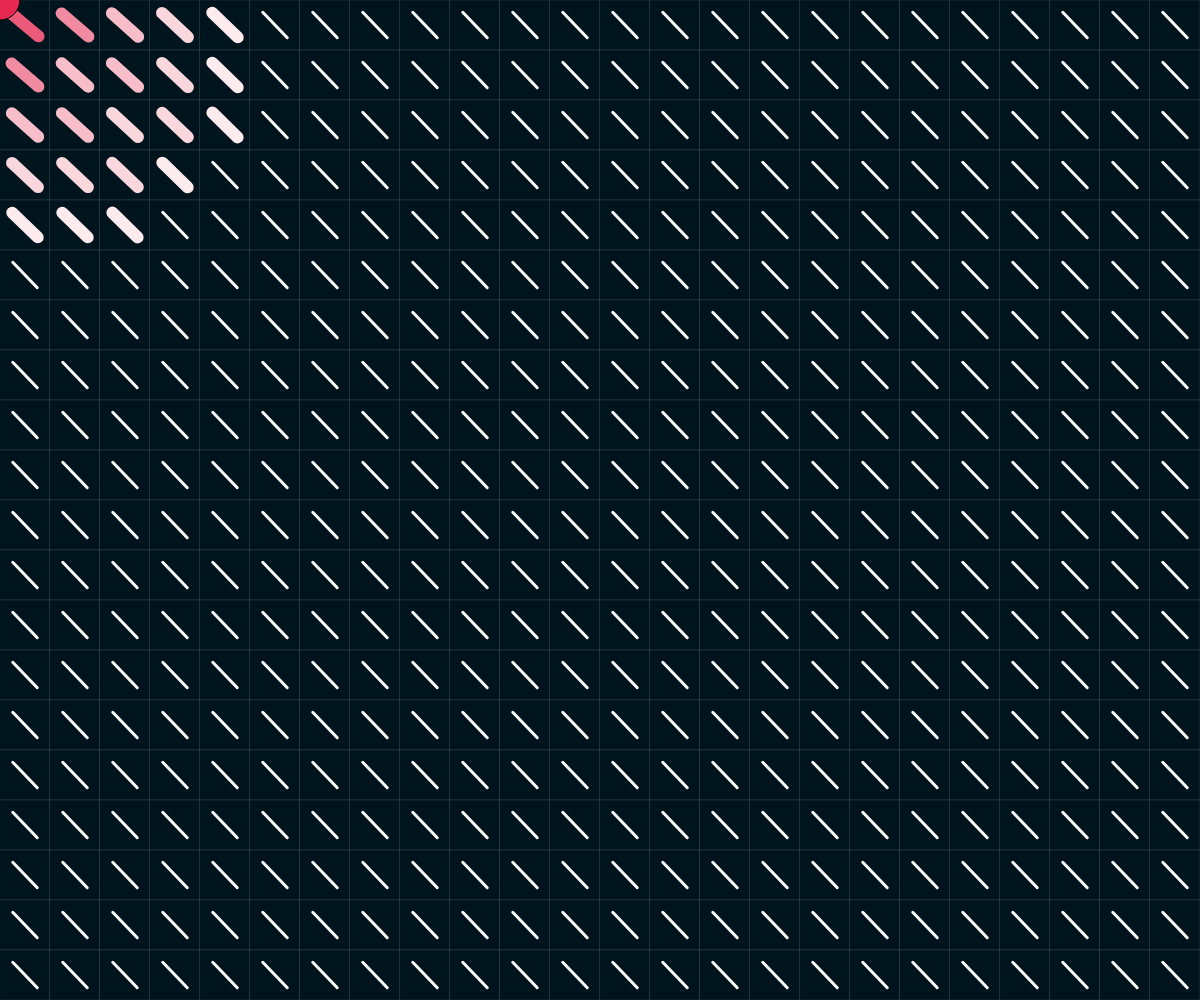
Frame 1 (no input)
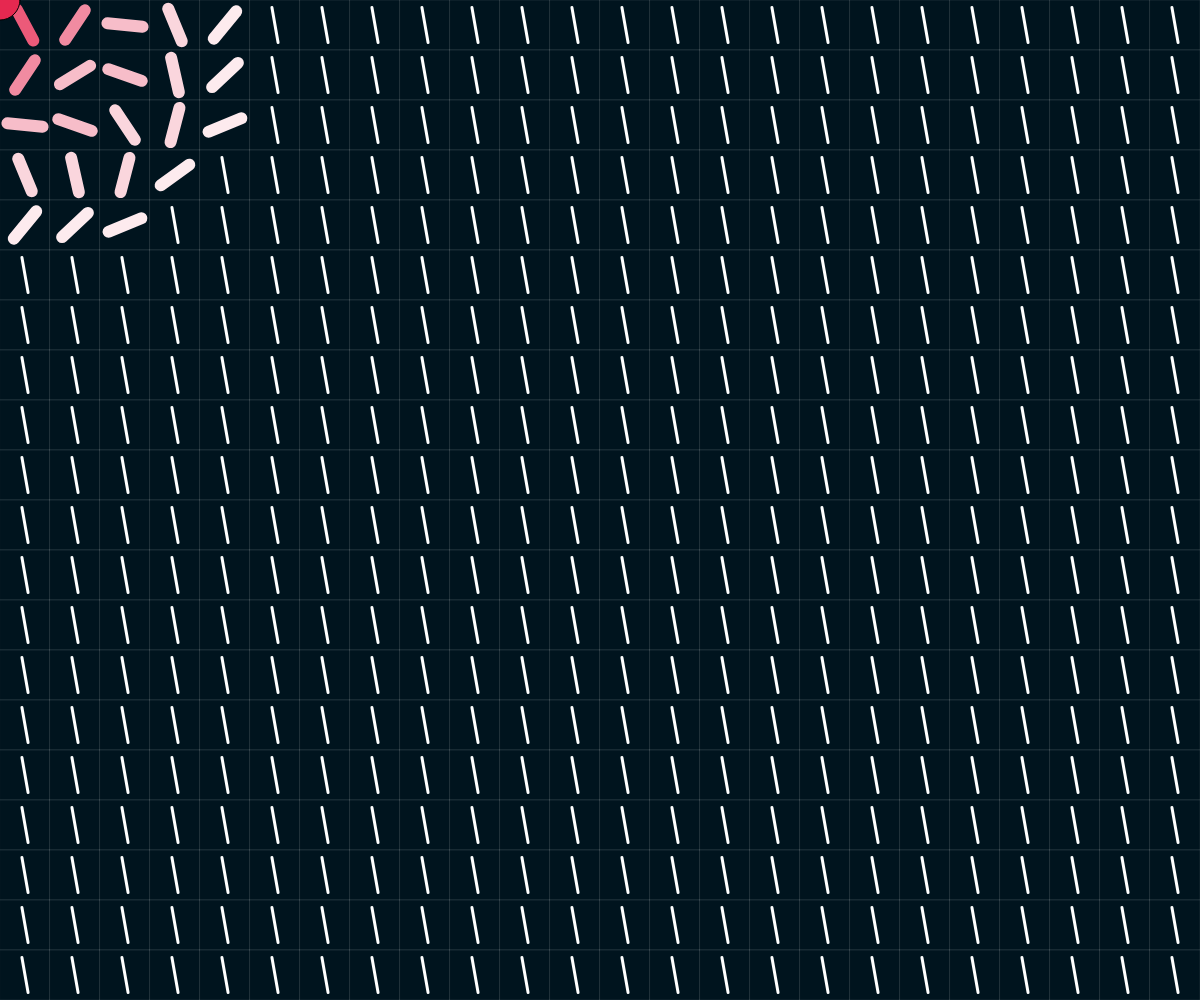
Frame 60 (no input)
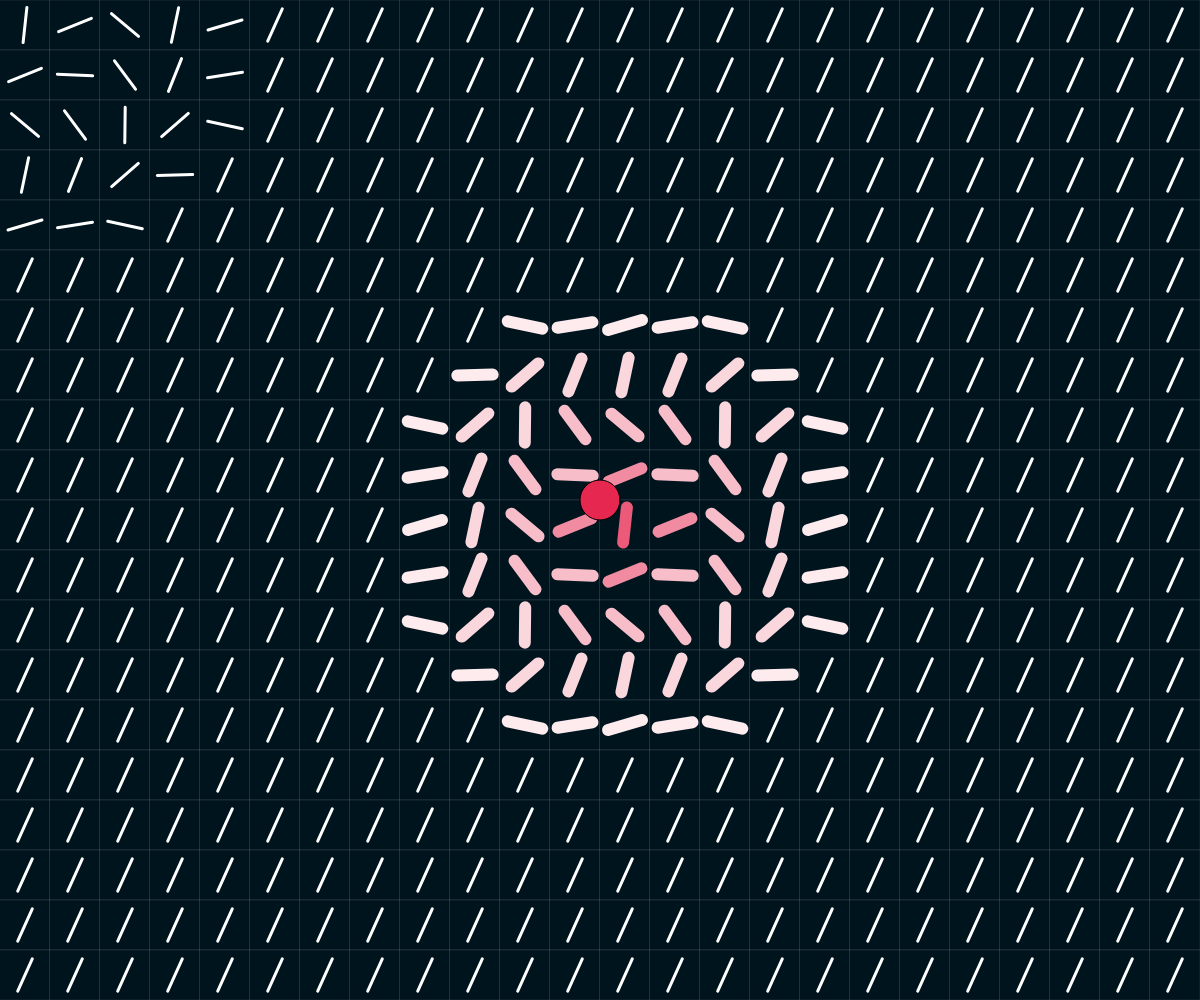
Frame 120 (the mouse pressed at the canvas centre since frame 60)

The p5.js sketch that drew these frames (run headless with seeded random() and noise() and a simulated clock; from frame 60 on, the mouse is pressed at the canvas centre):

// p5.js sketch
// ── sketch.js
// Pia Scharf - 2021

let w;
let h;

let grid;

let colors = [];


function setup() {
  w = windowWidth;
  h = windowHeight;
  createCanvas(w, h);

  colors = [color(253, 235, 238), color(250, 214, 221), color(247, 189, 201), color(241, 139, 161), color(236, 90, 121)];



  grid = new Grid(50);

  let offsetRandom = true;

  if (offsetRandom) {
    mouseX = w / 2 + int(random(-w / 10, w / 10));
    mouseY = h / 2 + int(random(-h / 4, h / 4));
  } else {
    mouseX = w / 2;
    mouseY = h / 2;
  }



}


function draw() {
  background(220);
  grid.estimateAngle();
  grid.displayGrid();
  grid.displayUser();

}



class Grid {

  constructor(l) {
    this.l = l;
    this.quads = [];
    this.initGrid();
    this.userR = w / 30;


  }

  displayUser() {
    push();
    fill(230, 40, 80);
    ellipse(mouseX, mouseY, this.userR);
    pop();

  }
  initGrid() {
    for (let i = 0; i < w / this.l; i++) {
      for (let j = 0; j < h / this.l; j++) {

        let q = new Quad(i * this.l, j * this.l, this.l, this.colors);
        this.quads.push(q);


      }
    }
  }

  estimateAngle() {

    for (let i = 0; i < this.quads.length; i++) {
      let quad = this.quads[i];
      quad.calculateAngle();


    }
  }

  displayGrid() {

    for (let i = 0; i < this.quads.length; i++) {
      let quad = this.quads[i];

      quad.displayQuad();
      quad.lineQuad();
    }
  }
}


class Quad {

  constructor(x, y, l, c) {
    this.x = x;
    this.y = y;
    this.l = l
    this.a = 0.01;
    this.outerR = l * 5;

    this.colors = c;

    this.weight = 3;
    this.colorStroke = (255);

  }


  lineQuad() {


    push();
    translate(this.x, this.y);
    stroke(this.colorStroke);
    strokeWeight(this.weight);
    translate(this.l / 2, this.l / 2);
    rotate(this.a);

    line(-this.l / 4, -this.l / 4, this.l / 4, this.l / 4);

    pop();

  }

  calculateAngle() {

    let d = int(dist(this.x, this.y, mouseX, mouseY));
    if (d < this.outerR) {
      this.a = this.a + map(d, 0, this.outerR, -0.1, -0.01);
      //this.colorStroke = color(255,0,0);

      let colorCode = int(map(d, 0, this.outerR, colors.length - 1, 0));


      this.colorStroke = colors[colorCode];

      this.weight = 12;
    } else {

      this.a = this.a + 0.01;
      this.colorStroke = (255);
      this.weight = 3;

    }


  }

  displayQuad() {
    //fill(0);
    push();
    translate(this.x, this.y);
    fill(0, 20, 30);
    stroke(255);
    strokeWeight(0.1);
    rect(0, 0, this.l, this.l)

    pop();

  }


}
